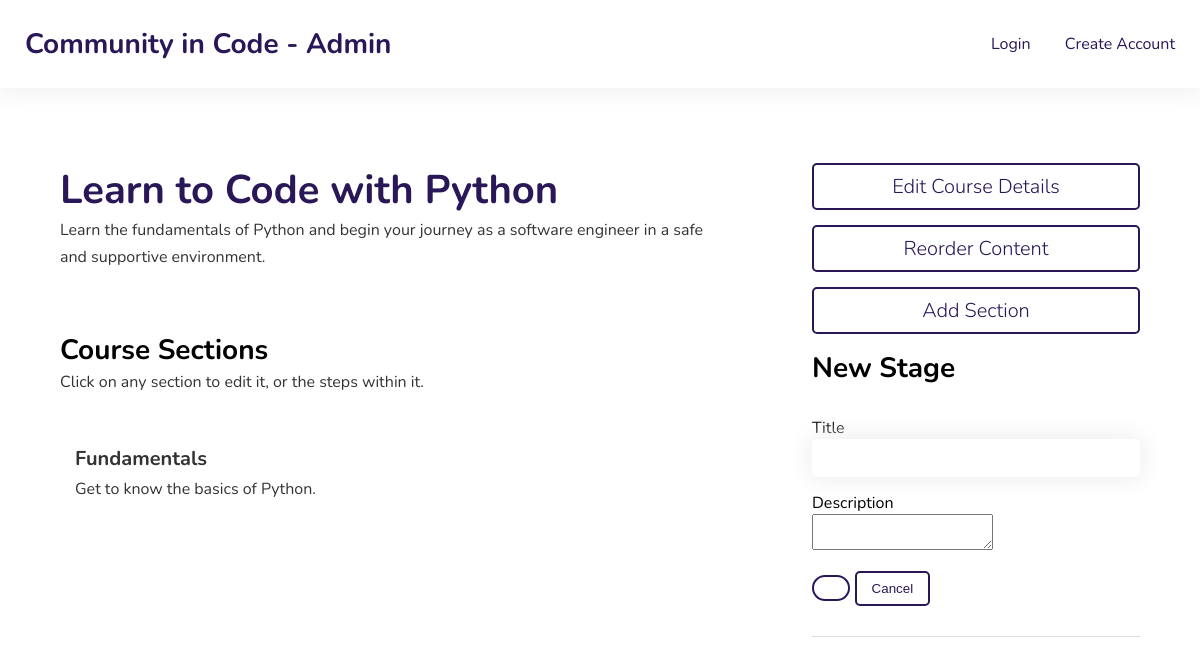
Screenshot of /admin/view/course/1 with the database file from the repository.
### cic/models.py (models this page shows, shortened)
class BaseMixin(object):
    @classmethod
    def get(cls, id):
        obj = cls.query.filter_by(id=id).first()
        return obj
    @classmethod
    def get_many(cls, ids):
        objs = cls.query.filter(cls.id.in_(ids)).all()
        return objs

class Course(BaseMixin, db.Model):
    __tablename__ = 'courses'
    id = db.Column(
        db.Integer,
        primary_key=True)
    course_type = db.Column(
        db.String(64),
        index=False,
        unique=False,
        nullable=True)
    title = db.Column(
        db.String(64),
        index=False,
        unique=False,
        nullable=False)
    description = db.Column(
        db.String(255),
        index=False,
        unique=False,
        nullable=True)
    prerequisites = db.Column(
        db.String(255),
        index=False,
        unique=False,
        default="No prerequisites",
        nullable=True)
    length = db.Column(
        db.Integer(),
        index=False,
        unique=False,
        default=1,
        nullable=True)
    tracks = db.Column(
        db.String(255),
        index=False,
        unique=False,
        default="No tracks",
        nullable=True)
    stages = db.Column(
        db.Text(),
        index=False,
        unique=False,
        default="No stages",
        nullable=True)
    steps = db.Column(
        db.Text(),
        index=False,
        unique=False,
        default="No steps",
        nullable=True)
    topics = db.Column(
        db.String(),
        index=False,
        unique=False,
        default="General",
        nullable=True)

class Stage(BaseMixin, db.Model):
    __tablename__ = 'stages'
    id = db.Column(
        db.Integer,
        primary_key=True)
    title = db.Column(
        db.String(255),
        index=False,
        unique=False,
        nullable=False)
    description = db.Column(
        db.Text(),
        index=False,
        unique=False,
        nullable=True)
    parent_course = db.Column(
        db.Integer(),
        index=False,
        unique=False,
        nullable=True)
    order = db.Column(
        db.Integer(),
        index=False,
        unique=False,
        nullable=False)
    steps = db.Column(
        db.Text(),
        index=False,
        unique=False,
        nullable=False)

### cic/admin/app.py (the view, shortened to what this page needs)
@admin.route('/view/course/<course_id>', methods=['GET', 'POST'])
def view_course(course_id):
    stage_form = StageForm()
    course = Course.get(course_id)
    stages = Stage.get_many(course.stages.split(','))
    stages.sort(key=lambda x: x.order)
    return render_template('admin/view_course.html', course=course, stages=stages, stage_form=stage_form)

### cic/admin/forms.py
class StageForm(FlaskForm):
    title = StringField('Title', validators=[DataRequired()])
    description = TextAreaField('Description')
    order = HiddenField('Order')
    steps = HiddenField('Steps')
    submit = SubmitField('Save')

### cic/admin/templates/admin/view_course.html (shortened to what this page needs)
{% extends 'admin/layout.html' %}
{% block content %}
<section class="banner">
    <div class="container">
        <div class="module w65 prl">
            <div class="container">
                <div class="module w100 pbm mbm overview">
                    <h2>{{course.title}}</h2>
                    <p>{{course.description}}</p>
                </div>
                <div class="module w95">
                    <div class="container">
                        <div class="module w100 mbm">
                            <h3>{{ course.course_type.capitalize() }} Sections</h3>
                            <p class="italic">Click on any section to edit it, or the steps within it.</p>
                        </div>
                        {% for stage in stages %}
                        <div class="module w100 mbs stage reorderable ps">
                            <a href="{{ url_for('admin.view_stage', stage_id = stage.id) }}">
                                <p data-id={{stage.id}} data-order="{{stage.order}}" class="bold large"> {{stage.title}}</p>
                            </a>
                            <p>{{ stage.description }}</p>
                        </div>
                        {% endfor %}
                    </div>
                </div>
            </div>
        </div>
        <div class="module w35 pll">
            <div class="container">
                <div class="module large w100 button light mbs text-center" id="button-edit-course">
                    <a href="{{ url_for('admin.edit_course', course_id=course.id) }}" id="a-edit-course">
                        Edit {{ course.course_type.capitalize() }} Details
                    </a>
                </div>
                <div class="module large w100 button light mbs text-center" id="button-reorder-content">
                    Reorder Content
                </div>
                <div class="module large w100 button light mbs text-center" id="button-add-stage">
                    Add Section
                </div>
                <div class="module w100 pbm mbm stage-form hidden-form">
                    <h3 class="mbm">New Stage</h3>
                    <form action="" method="post" novalidate>
                        <div class="module mbs">
                            {{ stage_form.title.label }}<br>
                            {{ stage_form.title() }}
                        </div>
                        <div class="module mbs">
                            {{ stage_form.description.label }}<br>
                            {{ stage_form.description }}
                        </div>
                        {{ stage_form.submit(class="button light") }}
                        <button class="button button-cancel-add">
                            Cancel
                        </button>
                    </form>
                </div>
            </div>
        </div>
    </div>
</section>
{% endblock %}

### cic/admin/templates/admin/layout.html (shortened to what this page needs)
<!doctype html>
<html>
<head>
    {% block head %}
    <link rel="stylesheet" href="{{ url_for('frontend.static', filename='css/paint.css') }}">
    {% endblock %}
</head>
<body>
    <section class="banner" id="banner-horizontal-navigation">
        <div class="container-extender align-middle">
            <div class="module self-align-left" id="logo">
                <a href="{{url_for('admin.index')}}">
                    <h1 class="xl">Community in Code - Admin</h1>
                </a>
            </div>
            <div class="module self-align-right">
                {% if current_user.is_authenticated %}
                <a href="{{ url_for('admin.logout') }}">Logout</a>
                {% else %}
                <a class="prm" href="{{ url_for('admin.login') }}">Login</a>
                <a href="{{ url_for('admin.signup') }}">Create Account</a>
                {% endif %}
            </div>
        </div>
    </section>
    {% block content %}
    {% endblock %}
</body>
</html>

### cic/frontend/static/css/paint.css (style rules this page uses)
body, h1, h2, h3, h4, h5, h6, p, ul, ol, li { margin: 0; padding: 0; font-weight: 400; font-size: 1em; font-family: "Nunito", sans-serif; }
#banner-horizontal-navigation { padding: 25px; box-shadow: 0px 0px 25px 3px #eee; }
input, .submit { box-sizing: border-box; font-size: 1em; font-family: "Nunito", sans-serif; outline: none; border: none; border-radius: 5px; box-shadow: 0px 0px 25px 3px #eee; padding: 8px 15px; background-color: transparent; }
input[type=text], input[type=password], input[type=select] { width: 100%; }
input[type=submit] { box-shadow: none; border-radius: 25px; padding: 0; color: white; }
h1, h2 { font-weight: bold; color: #2a1758; }
h1 { font-size: 3.5em; }
h2 { font-size: 2.5em; }
h3 { font-size: 1.75em; font-weight: bold; }
h5, p, li { font-size: 1em; color: #333; }
p, li { line-height: 1.7em; margin-bottom: 15px; }
p:last-of-type, li:last-of-type { margin-bottom: 0; }
a { color: #2a1758; text-decoration: none; }
button, .button { background-color: white; color: #2a1758; border-radius: 5px; padding: 8px 15px; border: none; cursor: pointer; display: inline-block; width: auto; border: 2px solid #2a1758; }
button a, .button a { color: inherit; }
.large { font-size: 1.25em; }
.xl { font-size: 1.75em; }
.bold { font-weight: 700; }
.light { font-weight: 300; }
.italic { text-decoration: italic; }
.text-center { text-align: center; }
.banner { width: 100%; box-sizing: border-box; padding: 75px 0px; }
.container, .container-inner, .container-extender { display: -webkit-box; display: -ms-flexbox; display: -webkit-flex; display: flex; flex-direction: row; flex-wrap: wrap; }
.container { width: 90%; max-width: 1300px; margin: 0 auto; }
.container-extender { width: 100%; max-width: initial; }
.module { flex: 0 1 auto; box-sizing: border-box; }
.module .container, .module .container-inner { width: 100%; }
.p35, .w35 { width: 35%; }
.p65, .w65 { width: 65%; }
.p95, .w95 { width: 95%; }
.per100, .p100, .w100 { width: 100%; }
.align-middle { align-items: center; }
.self-align-right { margin-left: auto; }
.self-align-left { margin-right: auto; }
.padding-small, .ps { padding: 15px; }
.padding-right-medium, .prm { padding-right: 30px; }
.padding-right-large, .prl { padding-right: 50px; }
.padding-bottom-medium, .pbm { padding-bottom: 30px; }
.padding-left-large, .pll { padding-left: 50px; }
.margin-bottom-small, .mbs { margin-bottom: 15px; }
.margin-bottom-medium, .mbm, .margin-bottom, .mb { margin-bottom: 30px; }

### cic/admin/templates/admin/view_course.html (style rules this page uses)
.hidden-form { border-bottom: 1px solid #ddd; }

### rows the page displays
Course: title "Learn to Code with Python", description "Learn the fundamentals of Python and begin your journey as a software engineer in a safe and supportive environment.", course_type "Course"
Stage: title "Fundamentals", description "Get to know the basics of Python."

### other values shown
{{ stage_form.title.label }} "Title"
{{ stage_form.description.label }} "Description"
